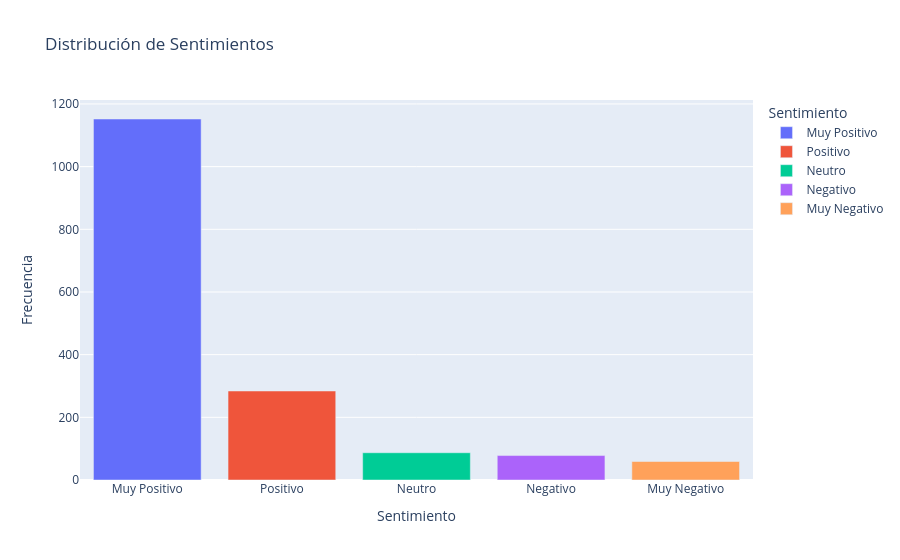
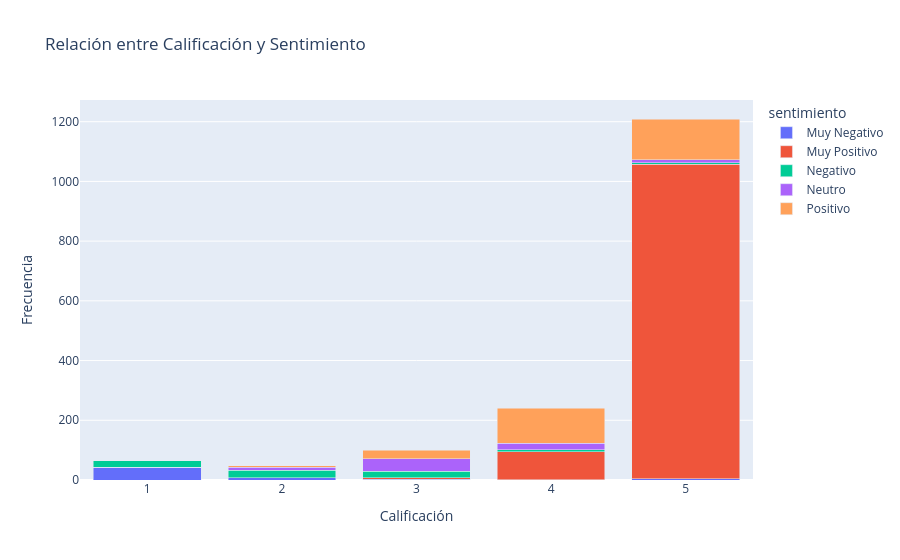

The notebook cell these images were saved under, in order:
### Code cell
import pandas as pd
import plotly.express as px
import plotly.graph_objects as go

# Cargar el archivo CSV
file_path = 'resultados_analisis_sentimientos.csv'
data = pd.read_csv(file_path)

# Resumen estadístico de los sentimientos
sentiment_summary = data['sentimiento'].value_counts().reset_index()
sentiment_summary.columns = ['sentimiento', 'frecuencia']

# Relación entre la calificación y el sentimiento
rating_sentiment_relation = data.groupby(['calificaciónReseña', 'sentimiento']).size().unstack(fill_value=0)

# Gráfico de la Distribución de Sentimientos
fig1 = px.bar(sentiment_summary, x='sentimiento', y='frecuencia', 
              color='sentimiento', title='Distribución de Sentimientos',
              labels={'frecuencia': 'Frecuencia', 'sentimiento': 'Sentimiento'})

# Mostrar el gráfico
fig1.show()

# Preparar datos para el gráfico de la relación entre calificación y sentimiento
rating_sentiment_relation = rating_sentiment_relation.reset_index()
rating_sentiment_relation_melted = rating_sentiment_relation.melt(id_vars='calificaciónReseña', 
                                                                  var_name='sentimiento', value_name='frecuencia')

# Gráfico de la Relación entre Calificación y Sentimiento
fig2 = px.bar(rating_sentiment_relation_melted, x='calificaciónReseña', y='frecuencia', color='sentimiento',
              title='Relación entre Calificación y Sentimiento', 
              labels={'frecuencia': 'Frecuencia', 'calificaciónReseña': 'Calificación'},
              barmode='stack')

# Mostrar el gráfico
fig2.show()

# Resumen estadístico de los sentimientos
sentiment_summary

### Figure 1 — Plotly figure (JSON) as saved in the notebook; plotly's stock layout.template omitted (floating-point values rounded to 4 significant figures)
{"data": [{"alignmentgroup": "True", "hovertemplate": "Sentimiento=%{x}<br>Frecuencia=%{y}<extra></extra>", "legendgroup": "Muy Positivo", "marker": {"color": "#636efa", "pattern": {"shape": ""}}, "name": "Muy Positivo", "offsetgroup": "Muy Positivo", "orientation": "v", "showlegend": true, "textposition": "auto", "type": "bar", "x": ["Muy Positivo"], "xaxis": "x", "y": [1152], "yaxis": "y"}, {"alignmentgroup": "True", "hovertemplate": "Sentimiento=%{x}<br>Frecuencia=%{y}<extra></extra>", "legendgroup": "Positivo", "marker": {"color": "#EF553B", "pattern": {"shape": ""}}, "name": "Positivo", "offsetgroup": "Positivo", "orientation": "v", "showlegend": true, "textposition": "auto", "type": "bar", "x": ["Positivo"], "xaxis": "x", "y": [284], "yaxis": "y"}, {"alignmentgroup": "True", "hovertemplate": "Sentimiento=%{x}<br>Frecuencia=%{y}<extra></extra>", "legendgroup": "Neutro", "marker": {"color": "#00cc96", "pattern": {"shape": ""}}, "name": "Neutro", "offsetgroup": "Neutro", "orientation": "v", "showlegend": true, "textposition": "auto", "type": "bar", "x": ["Neutro"], "xaxis": "x", "y": [87], "yaxis": "y"}, {"alignmentgroup": "True", "hovertemplate": "Sentimiento=%{x}<br>Frecuencia=%{y}<extra></extra>", "legendgroup": "Negativo", "marker": {"color": "#ab63fa", "pattern": {"shape": ""}}, "name": "Negativo", "offsetgroup": "Negativo", "orientation": "v", "showlegend": true, "textposition": "auto", "type": "bar", "x": ["Negativo"], "xaxis": "x", "y": [78], "yaxis": "y"}, {"alignmentgroup": "True", "hovertemplate": "Sentimiento=%{x}<br>Frecuencia=%{y}<extra></extra>", "legendgroup": "Muy Negativo", "marker": {"color": "#FFA15A", "pattern": {"shape": ""}}, "name": "Muy Negativo", "offsetgroup": "Muy Negativo", "orientation": "v", "showlegend": true, "textposition": "auto", "type": "bar", "x": ["Muy Negativo"], "xaxis": "x", "y": [59], "yaxis": "y"}], "layout": {"barmode": "relative", "legend": {"title": {"text": "Sentimiento"}, "tracegroupgap": 0}, "title": {"text": "Distribución de Sentimientos"}, "xaxis": {"anchor": "y", "categoryarray": ["Muy Positivo", "Positivo", "Neutro", "Negativo", "Muy Negativo"], "categoryorder": "array", "domain": [0, 1], "title": {"text": "Sentimiento"}}, "yaxis": {"anchor": "x", "domain": [0, 1], "title": {"text": "Frecuencia"}}}}

### Figure 2 — Plotly figure (JSON) as saved in the notebook; plotly's stock layout.template omitted (floating-point values rounded to 4 significant figures)
{"data": [{"alignmentgroup": "True", "hovertemplate": "sentimiento=Muy Negativo<br>Calificación=%{x}<br>Frecuencia=%{y}<extra></extra>", "legendgroup": "Muy Negativo", "marker": {"color": "#636efa", "pattern": {"shape": ""}}, "name": "Muy Negativo", "offsetgroup": "Muy Negativo", "orientation": "v", "showlegend": true, "textposition": "auto", "type": "bar", "x": [1, 2, 3, 4, 5], "xaxis": "x", "y": [43, 8, 3, 1, 4], "yaxis": "y"}, {"alignmentgroup": "True", "hovertemplate": "sentimiento=Muy Positivo<br>Calificación=%{x}<br>Frecuencia=%{y}<extra></extra>", "legendgroup": "Muy Positivo", "marker": {"color": "#EF553B", "pattern": {"shape": ""}}, "name": "Muy Positivo", "offsetgroup": "Muy Positivo", "orientation": "v", "showlegend": true, "textposition": "auto", "type": "bar", "x": [1, 2, 3, 4, 5], "xaxis": "x", "y": [0, 0, 4, 94, 1054], "yaxis": "y"}, {"alignmentgroup": "True", "hovertemplate": "sentimiento=Negativo<br>Calificación=%{x}<br>Frecuencia=%{y}<extra></extra>", "legendgroup": "Negativo", "marker": {"color": "#00cc96", "pattern": {"shape": ""}}, "name": "Negativo", "offsetgroup": "Negativo", "orientation": "v", "showlegend": true, "textposition": "auto", "type": "bar", "x": [1, 2, 3, 4, 5], "xaxis": "x", "y": [21, 25, 22, 6, 4], "yaxis": "y"}, {"alignmentgroup": "True", "hovertemplate": "sentimiento=Neutro<br>Calificación=%{x}<br>Frecuencia=%{y}<extra></extra>", "legendgroup": "Neutro", "marker": {"color": "#ab63fa", "pattern": {"shape": ""}}, "name": "Neutro", "offsetgroup": "Neutro", "orientation": "v", "showlegend": true, "textposition": "auto", "type": "bar", "x": [1, 2, 3, 4, 5], "xaxis": "x", "y": [1, 10, 43, 22, 11], "yaxis": "y"}, {"alignmentgroup": "True", "hovertemplate": "sentimiento=Positivo<br>Calificación=%{x}<br>Frecuencia=%{y}<extra></extra>", "legendgroup": "Positivo", "marker": {"color": "#FFA15A", "pattern": {"shape": ""}}, "name": "Positivo", "offsetgroup": "Positivo", "orientation": "v", "showlegend": true, "textposition": "auto", "type": "bar", "x": [1, 2, 3, 4, 5], "xaxis": "x", "y": [0, 4, 27, 117, 136], "yaxis": "y"}], "layout": {"barmode": "stack", "legend": {"title": {"text": "sentimiento"}, "tracegroupgap": 0}, "title": {"text": "Relación entre Calificación y Sentimiento"}, "xaxis": {"anchor": "y", "domain": [0, 1], "title": {"text": "Calificación"}}, "yaxis": {"anchor": "x", "domain": [0, 1], "title": {"text": "Frecuencia"}}}}
